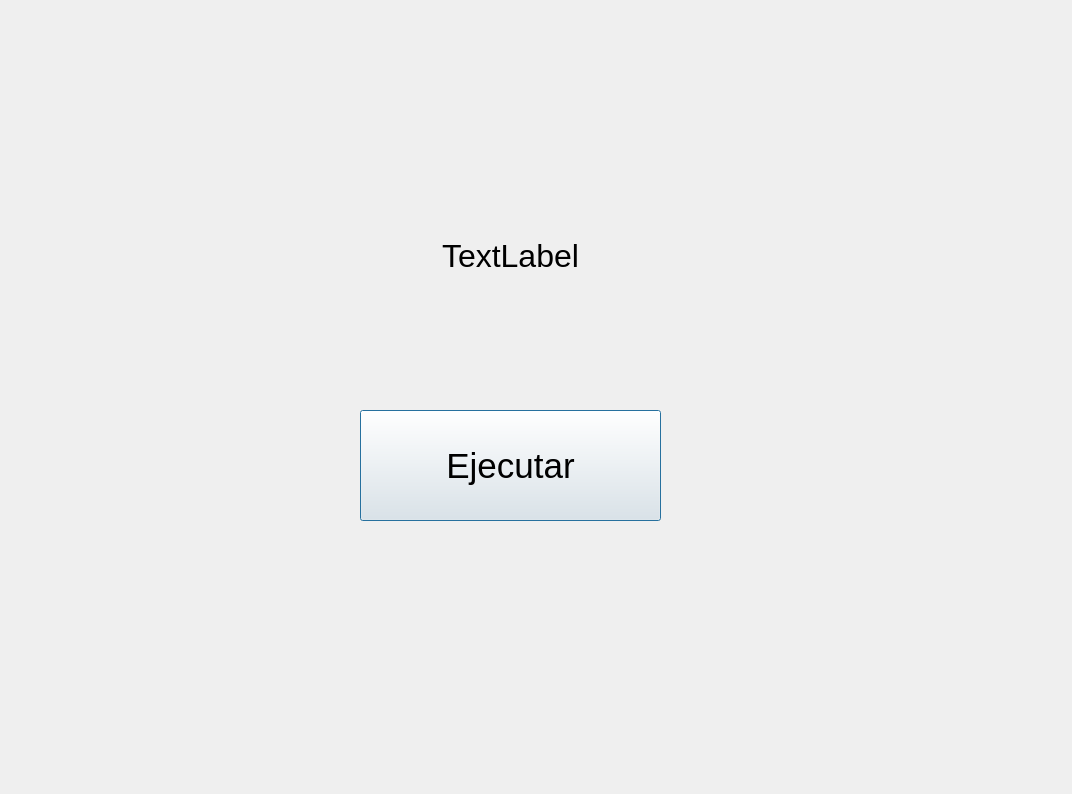
<?xml version="1.0" encoding="UTF-8"?>
<ui version="4.0">
 <class>Dialog</class>
 <widget class="QDialog" name="Dialog">
  <property name="geometry">
   <rect>
    <x>0</x>
    <y>0</y>
    <width>1072</width>
    <height>794</height>
   </rect>
  </property>
  <property name="windowTitle">
   <string>Dialog</string>
  </property>
  <widget class="QLabel" name="lbl_cicloWhile">
   <property name="geometry">
    <rect>
     <x>360</x>
     <y>200</y>
     <width>301</width>
     <height>111</height>
    </rect>
   </property>
   <property name="font">
    <font>
     <pointsize>24</pointsize>
    </font>
   </property>
   <property name="text">
    <string>TextLabel</string>
   </property>
   <property name="alignment">
    <set>Qt::AlignCenter</set>
   </property>
  </widget>
  <widget class="QPushButton" name="btnEvento">
   <property name="geometry">
    <rect>
     <x>360</x>
     <y>410</y>
     <width>301</width>
     <height>111</height>
    </rect>
   </property>
   <property name="font">
    <font>
     <pointsize>26</pointsize>
    </font>
   </property>
   <property name="text">
    <string>Ejecutar</string>
   </property>
  </widget>
 </widget>
 <resources/>
 <connections/>
</ui>
